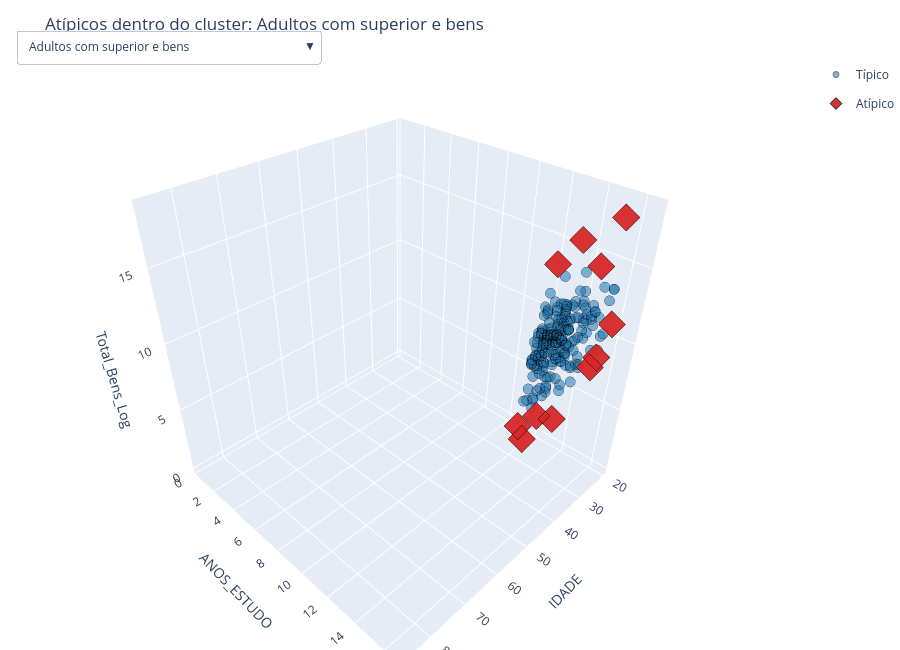

Notebook cell for this chart:
### Markdown cell above
### O mesmo recorte, em 3D — filtrando por cluster

Escolha um dos seis grupos no menu. Os pontos vermelhos foram sinalizados pelo modelo treinado **dentro daquele grupo**. Os eixos ficam fixos entre os grupos para comparar a posição no espaço original. O gráfico é descritivo; o score aparece na lista de cada grupo.

### Code cell
nomes_bisecting_ordenados = list(NOMES_CLUSTER_BISECTING.values())
n_status = len(cores_iso)  # 'Típico' e 'Atípico', mesmas cores do gráfico 3D global

fig3d_cluster = go.Figure()
for idx_cluster, nome in enumerate(nomes_bisecting_ordenados):
    for status, cor in cores_iso.items():
        sub = df_cluster[(df_cluster['cluster'] == nome) & (df_cluster['anomalia_cluster'] == status)]
        fig3d_cluster.add_trace(go.Scatter3d(
            x=sub['IDADE'], y=sub['ANOS_ESTUDO'], z=sub['Total_Bens_Log'],
            mode='markers', name=status,
            marker=dict(
                size=6 if status == 'Típico' else 9,
                color=cor,
                symbol='circle' if status == 'Típico' else 'diamond',
                opacity=0.55 if status == 'Típico' else 0.95,
                line=dict(width=1, color='black'),
            ),
            text=sub['NM_URNA_CANDIDATO'],
            hovertemplate='<b>%{text}</b><br>IDADE=%{x}<br>ANOS_ESTUDO=%{y}<br>Total_Bens_Log=%{z:.2f}<extra></extra>',
            visible=(idx_cluster == 0),       # só o primeiro cluster começa visível
            legendgroup=status,
            showlegend=True,  # só os traços do grupo selecionado ficam visíveis
        ))

# um botão por cluster no menu suspenso — cada um liga só os 2 traços (Típico/Atípico) daquele cluster
botoes_cluster = []
for idx_cluster, nome in enumerate(nomes_bisecting_ordenados):
    visibilidade = [False] * (len(nomes_bisecting_ordenados) * n_status)
    for j in range(n_status):
        visibilidade[idx_cluster * n_status + j] = True
    botoes_cluster.append(dict(
        label=nome, method='update',
        args=[{'visible': visibilidade}, {'title': f'Atípicos dentro do cluster: {nome}'}],
    ))

fig3d_cluster.update_layout(
    scene=dict(
        xaxis_title='IDADE', yaxis_title='ANOS_ESTUDO', zaxis_title='Total_Bens_Log',
        xaxis=dict(range=[df_cluster['IDADE'].min() - 2, df_cluster['IDADE'].max() + 2]),
        yaxis=dict(range=[df_cluster['ANOS_ESTUDO'].min() - 1, df_cluster['ANOS_ESTUDO'].max() + 1]),
        zaxis=dict(range=[df_cluster['Total_Bens_Log'].min() - 0.5, df_cluster['Total_Bens_Log'].max() + 0.5]),
    ),
    updatemenus=[dict(active=0, buttons=botoes_cluster, x=0.02, y=1.05, xanchor='left')],
    title=f'Atípicos dentro do cluster: {nomes_bisecting_ordenados[0]}',
    height=650, margin=dict(l=0, r=0, b=0, t=60),
)
fig3d_cluster.show()

### Figure 1 — Plotly figure (JSON) as saved in the notebook; plotly's stock layout.template omitted (floating-point values rounded to 4 significant figures; data arrays with more than 128 entries replaced by an {"elided": "..."} marker saying what was removed)
{"data": [{"hovertemplate": "<b>%{text}</b><br>IDADE=%{x}<br>ANOS_ESTUDO=%{y}<br>Total_Bens_Log=%{z:.2f}<extra></extra>", "legendgroup": "Típico", "marker": {"color": "#1f77b4", "line": {"color": "black", "width": 1}, "opacity": 0.55, "size": 6, "symbol": "circle"}, "mode": "markers", "name": "Típico", "showlegend": true, "text": {"elided": "192 str values"}, "type": "scatter3d", "visible": true, "x": {"elided": "192 int values"}, "y": {"elided": "192 int values"}, "z": {"elided": "192 float values"}}, {"hovertemplate": "<b>%{text}</b><br>IDADE=%{x}<br>ANOS_ESTUDO=%{y}<br>Total_Bens_Log=%{z:.2f}<extra></extra>", "legendgroup": "Atípico", "marker": {"color": "#d62728", "line": {"color": "black", "width": 1}, "opacity": 0.95, "size": 9, "symbol": "diamond"}, "mode": "markers", "name": "Atípico", "showlegend": true, "text": ["CARLA GEHLEN", "ANA FEROLA", "RENATO RIBEIRO", "JOÃO PEDRO ALMEIDA", "ELIETE PAIXÃO", "FELIPE CECÍLIO", "MAELLA BETHÂNIA", "CARMEM LUCIA", "JAMILLE CARRASCO", "IZALBA DA SAÚDE", "MATEUS QUADROS"], "type": "scatter3d", "visible": true, "x": [47, 40, 47, 32, 51, 26, 29, 41, 23, 53, 27], "y": [16, 16, 16, 16, 16, 16, 16, 16, 16, 16, 16], "z": [8.577, 18.37, 17.8, 16.1, 7.608, 18.28, 9.21, 7.339, 11.39, 8.889, 9.616]}, {"hovertemplate": "<b>%{text}</b><br>IDADE=%{x}<br>ANOS_ESTUDO=%{y}<br>Total_Bens_Log=%{z:.2f}<extra></extra>", "legendgroup": "Típico", "marker": {"color": "#1f77b4", "line": {"color": "black", "width": 1}, "opacity": 0.55, "size": 6, "symbol": "circle"}, "mode": "markers", "name": "Típico", "showlegend": true, "text": {"elided": "174 str values"}, "type": "scatter3d", "visible": false, "x": {"elided": "174 int values"}, "y": {"elided": "174 int values"}, "z": {"elided": "174 float values"}}, {"hovertemplate": "<b>%{text}</b><br>IDADE=%{x}<br>ANOS_ESTUDO=%{y}<br>Total_Bens_Log=%{z:.2f}<extra></extra>", "legendgroup": "Atípico", "marker": {"color": "#d62728", "line": {"color": "black", "width": 1}, "opacity": 0.95, "size": 9, "symbol": "diamond"}, "mode": "markers", "name": "Atípico", "showlegend": true, "text": ["PROF. DÍDIA", "ELIZEU COSTA DO UBER", "RITA BALLOCK", "ROBERTO FREIRE", "MAGDA MOFATTO", "FONTES LUCENA", "PEDRO CANEDO", "NELSON BARBUDO", "VICTÓRIO GALLI", "CARLOS LONGO"], "type": "scatter3d", "visible": false, "x": [60, 53, 70, 84, 77, 60, 77, 66, 65, 58], "y": [16, 13, 13, 16, 13, 13, 16, 13, 16, 13], "z": [6.944, 12.43, 14.6, 12.49, 17.96, 12.3, 9.904, 11.78, 8.153, 15.83]}, {"hovertemplate": "<b>%{text}</b><br>IDADE=%{x}<br>ANOS_ESTUDO=%{y}<br>Total_Bens_Log=%{z:.2f}<extra></extra>", "legendgroup": "Típico", "marker": {"color": "#1f77b4", "line": {"color": "black", "width": 1}, "opacity": 0.55, "size": 6, "symbol": "circle"}, "mode": "markers", "name": "Típico", "showlegend": true, "text": ["ENFERMEIRA KARINE", "ELIANILDO NASCIMENTO", "MARIA CLEUDES", "NEIVA LOPES", "ADILA MARIA", "SARGENTO ELIOMAR", "SUBTENENTE CINTYA", "LETICIA LEAL", "PROFESSOR FRANCELINO", "CORONEL MORENO", "DRA. MARINA NORONHA", "SALVE JORGE", "GORDINHO DA FARMÁCIA", "KLESLEY GARCIA", "SOCORRO MARTINS", "PROFESSORA JULIANA ALVES", "ROGERIO ARAPOANGA", "JEAN VICTOR", "PAULO SA", "RODOLPHO HOTH HOTH", "PASTORA ANA LIMA", "GLAUCIA DO ARRUDA", "LUCAS BRASILEIRO", "CRIS CAIADO", "PROFESSOR ANTHONY COUTO", "JÔ ABREU", "PASTOR ISMAEL LOPES", "ULISSIS LIMA", "FELIPE RODRIGUES", "KARLA VINHAS", "DIEGO COSTA", "MARIANA DE PAULA", "GISELDA DA SAÚDE", "GABRIELLA MACHADO", "JOÃO BATISTA", "SANTANA PIRES", "ROSA GONOLLI", "PHILIPPE ABNER", "ROBERTO GOMES", "LAION", "MARCELO PRADO", "FERNANDA BORGES", "JORDANA FERREIRA", "REGINA CÉLIA", "MAGNO CONSTANTINO", "FERNANDO VIANA", "SARGENTO JOÉLCIO", "RODOLFO VALENTE", "OSMAR LISBOA", "ARIANA FIDELIS", "MÁRCIA FOFA", "ORLANDO ALVES", "ELISEU FRANCISCO", "ANDRE WALKER DA RÁDIO GARAVELO", "MISSIONÁRIA LUIZA", "JOELMA SILVA", "JÚLIO CESAR", "DOM VALDILEY", "JUAREZ EXPLOSÃO", "MÔNICA NASSER", "DRA. FABRICIA SETTE", "DR PAULO DAHER", "FAUSTO ANDRÉ", "NOEL COLETIVO TRABALHISTA", "GAL RODRIGUES", "CABO MENEGATTI", "ALÊ AGRELLA", "IZENILDA SANTOS", "CLAUDIA NÓIA", "CESAR LIMA", "LUCIENE KAYABI", "PÉ NO CHÃO", "JOANA D ARC", "WILER VITORIO", "IRENE LOPES", "ANDREIA SCHWARZ", "NELSON DE FARIA", "DARLAN CARVALHO", "FÁTIMA SOUZA", "PROF. ANISIO GUATÓ", "FÁBIO RODRIGUES", "URIAS ROCHA", "GLEYCIELLI NONATO GUATÓ", "LYA SANTOS", "CLAUDIO", "JURANDIR MACHADO", "NANAH CORDEIRO", "NETO SANTOS", "KELIANA FERNANDES", "PAULO MASSETTI", "RODRIGO CORREA", "TATO SOUZA", "JEFFERSOM MARECCO", "AILTON FIGUEIREDO", "PROFESSORA RÚBIA MARA", "DOMICIO JUNIOR", "CESAR ALVES", "SERGIO FAHED", "MARIA ISABELA SALDANHA", "RAPHAEL CADEIRANTE"], "type": "scatter3d", "visible": false, "x": [38, 59, 53, 50, 57, 55, 48, 38, 43, 54, 45, 45, 53, 40, 41, 43, 54, 36, 40, 52, 56, 51, 37, 47, 43, 70, 35, 43, 38, 41, 36, 41, 45, 36, 38, 54, 50, 37, 67, 39, 53, 36, 39, 71, 36, 46, 50, 48, 53, 42, 63, 59, 64, 55, 58, 50, 71, 55, 54, 54, 46, 53, 33, 57, 51, 35, 53, 59, 50, 60, 52, 55, 43, 39, 50, 45, 57, 39, 58, 60, 35, 66, 39, 47, 46, 55, 58, 42, 48, 38, 43, 47, 41, 58, 48, 60, 49, 64, 53, 54], "y": [16, 16, 16, 16, 16, 16, 16, 16, 16, 16, 16, 16, 16, 16, 16, 16, 11, 16, 16, 16, 13, 16, 16, 16, 16, 16, 16, 16, 16, 16, 16, 13, 13, 16, 16, 11, 16, 16, 16, 16, 16, 16, 16, 16, 16, 16, 16, 13, 11, 16, 11, 13, 11, 11, 13, 16, 16, 16, 11, 13, 16, 16, 16, 11, 16, 16, 16, 11, 13, 16, 13, 11, 16, 13, 16, 16, 11, 16, 16, 16, 16, 16, 16, 16, 13, 16, 11, 13, 13, 16, 16, 13, 16, 11, 16, 16, 16, 16, 16, 16], "z": [0.0, 0.0, 0.0, 0.0, 0.0, 0.0, 0.0, 0.0, 0.0, 0.0, 0.0, 0.0, 0.0, 0.0, 0.0, 0.0, 0.0, 0.0, 0.0, 0.0, 0.0, 0.0, 0.0, 0.0, 0.0, 0.0, 0.0, 0.0, 0.0, 0.0, 0.0, 0.0, 0.0, 0.0, 0.0, 0.0, 0.0, 0.0, 0.0, 0.0, 0.0, 0.0, 0.0, 0.0, 0.0, 0.0, 0.0, 0.0, 0.0, 0.0, 0.0, 0.0, 0.0, 0.0, 0.0, 0.0, 0.0, 0.0, 0.0, 0.0, 0.0, 0.0, 0.0, 0.0, 0.0, 0.0, 0.0, 0.0, 0.0, 0.0, 0.0, 0.0, 0.0, 0.0, 0.0, 0.0, 0.0, 0.0, 0.0, 0.0, 0.0, 0.0, 0.0, 0.0, 0.0, 0.0, 0.0, 0.0, 0.0, 0.0, 0.0, 0.0, 0.0, 0.0, 0.0, 0.0, 0.0, 0.0, 0.0, 0.0]}, {"hovertemplate": "<b>%{text}</b><br>IDADE=%{x}<br>ANOS_ESTUDO=%{y}<br>Total_Bens_Log=%{z:.2f}<extra></extra>", "legendgroup": "Atípico", "marker": {"color": "#d62728", "line": {"color": "black", "width": 1}, "opacity": 0.95, "size": 9, "symbol": "diamond"}, "mode": "markers", "name": "Atípico", "showlegend": true, "text": ["GERALDO NAVES O BARRA PESADA", "LEONARDO LANDOVOIGT", "SABRINA FERCO", "JAIR DO POVO", "PASTOR JERONIMO GOMES", "MAURICIO PICARELLI"], "type": "scatter3d", "visible": false, "x": [75, 24, 26, 71, 78, 79], "y": [13, 16, 16, 11, 9, 16], "z": [0.0, 0.0, 0.0, 0.0, 0.0, 0.0]}, {"hovertemplate": "<b>%{text}</b><br>IDADE=%{x}<br>ANOS_ESTUDO=%{y}<br>Total_Bens_Log=%{z:.2f}<extra></extra>", "legendgroup": "Típico", "marker": {"color": "#1f77b4", "line": {"color": "black", "width": 1}, "opacity": 0.55, "size": 6, "symbol": "circle"}, "mode": "markers", "name": "Típico", "showlegend": true, "text": ["GERCIANE", "PABLO VALENTE", "MAX FERRAMENTAS", "ESTER CARVALHO", "LIZA LOPES", "MILENA SOUSA", "SERRALHEIRO RONO PINHEIRO", "RAPOSÃO DS", "ALVARO MOZINI", "CAMILA CORRÊA", "RICHARD BANHARA", "STEPHANIE ALVES", "LAIRA INÁCIO", "C.J. GTA", "SANCHEZ", "CARLOS VINÍCIUS", "JOSY FERRARI", "ELAINE DA FLAGYN", "GABRIELA RODART", "LUCIANA DA CULINÁRIA", "CARLOS MARANHÃO", "DENISE SANTOS", "FAGNER SKY", "MANU PÁDUA", "SANDRA AZEVEDO", "JOÃO NOLETO", "ANASTÁCIA ALMEIDA", "ROBERTO JUNIOR (RAVENGAAR)", "ANDER ALVES", "MÔNICA DE PAULA", "GUILHERME KHALIL", "ADÍLIA RORIZ", "PAPACAPIM", "ELISANGELA ARAUJO", "SULAMITA SANTOS", "MARIA VERÔNICA", "ANNA CLAUDIA DIAS", "CEPITA", "SÉRGIO BRAVO JR", "RUBINHO DO POVÃO", "PATRICIA DA MOTA", "JESSICA KAROLINE", "ADRIANO DA CASA DE APOIO", "CARLOS BRASIL", "TELVES CUNHA", "CARLOS BRANDAO", "IRMÃO RALFF ALERTA TOTAL", "JOÃO DADALTE", "MAURICIO COMUNICATIVO LESTE", "EMILY ELOÁ", "PASTORA GIZELLE TELES", "EDIVANIA SILVA", "MAGNA MOTA", "A CAREQUINHA", "JÚLIA GALDINO", "MURILO MARTINS", "BERNARDO SABE", "MÃE KAKÁ GARCIA DO PSOL", "ADRIANA LIARIO", "YSANI", "BISPO JEFFERSON OLIVEIRA", "CABO LUÍS ROBERTO", "VANDA", "NATANAEL PEREIRA", "JECIMAR FERREIRA", "DAIARA ROCHO", "LAHUANNY OLIVEIRA", "MILENA FERNANDES", "EDNA PAIXÃO", "CAROL AJALA", "VITINHO", "LUCAS VENDITE", "KELLYANNE CORREA", "WESLEY DIAS", "CHARLES GAMA", "BRUNA RIQUELME", "RHAUANE FARIA", "LUCIANA MENDONÇA", "ELEANDRA PACHUKI", "ROSANGELA BENITES", "RAMÃO LOPES", "LUIZ MATCHUA", "JURACI DA AROEIRA", "DEYVID PESSUTI", "JOÃO VITOR NUNES"], "type": "scatter3d", "visible": false, "x": [36, 40, 37, 22, 42, 27, 51, 32, 25, 27, 31, 25, 34, 33, 36, 25, 35, 44, 30, 49, 46, 54, 42, 24, 47, 25, 34, 24, 24, 28, 25, 33, 52, 47, 29, 30, 28, 43, 30, 54, 52, 34, 52, 49, 49, 43, 45, 44, 49, 23, 31, 26, 49, 31, 28, 23, 21, 45, 41, 36, 38, 34, 65, 30, 36, 36, 39, 22, 49, 29, 23, 22, 23, 40, 37, 40, 34, 41, 51, 29, 62, 42, 59, 21, 26], "y": [13, 11, 9, 9, 11, 13, 4, 11, 13, 13, 11, 9, 13, 11, 11, 4, 13, 11, 11, 11, 1, 4, 11, 13, 9, 13, 13, 11, 13, 11, 9, 13, 4, 11, 11, 13, 11, 11, 13, 8, 11, 11, 8, 8, 9, 4, 4, 9, 11, 13, 11, 11, 9, 13, 11, 13, 13, 4, 11, 11, 8, 11, 4, 4, 4, 11, 11, 11, 9, 8, 13, 13, 11, 11, 11, 11, 11, 11, 8, 9, 4, 11, 4, 11, 11], "z": [0.0, 0.0, 0.0, 0.0, 0.0, 0.0, 0.0, 0.0, 0.0, 0.0, 0.0, 0.0, 0.0, 0.0, 0.0, 0.0, 0.0, 0.0, 0.0, 0.0, 0.0, 0.0, 0.0, 0.0, 0.0, 0.0, 0.0, 0.0, 0.0, 0.0, 0.0, 0.0, 0.0, 0.0, 0.0, 0.0, 0.0, 0.0, 0.0, 0.0, 0.0, 0.0, 0.0, 0.0, 0.0, 0.0, 0.0, 0.0, 0.0, 0.0, 0.0, 0.0, 0.0, 0.0, 0.0, 0.0, 0.0, 0.0, 0.0, 0.0, 0.0, 0.0, 0.0, 0.0, 0.0, 0.0, 0.0, 0.0, 0.0, 0.0, 0.0, 0.0, 0.0, 0.0, 0.0, 0.0, 0.0, 0.0, 0.0, 0.0, 0.0, 0.0, 0.0, 0.0, 0.0]}, {"hovertemplate": "<b>%{text}</b><br>IDADE=%{x}<br>ANOS_ESTUDO=%{y}<br>Total_Bens_Log=%{z:.2f}<extra></extra>", "legendgroup": "Atípico", "marker": {"color": "#d62728", "line": {"color": "black", "width": 1}, "opacity": 0.95, "size": 9, "symbol": "diamond"}, "mode": "markers", "name": "Atípico", "showlegend": true, "text": ["DURVAL", "MILENA DO MLB", "BARBARA BOMBOM", "PASTOR JUAREZ DA SAÚDE", "LUSIMAR DA CANAÃ"], "type": "scatter3d", "visible": false, "x": [26, 26, 34, 67, 47], "y": [11, 11, 1, 8, 1], "z": [7.111, 7.248, 0.0, 0.0, 0.0]}, {"hovertemplate": "<b>%{text}</b><br>IDADE=%{x}<br>ANOS_ESTUDO=%{y}<br>Total_Bens_Log=%{z:.2f}<extra></extra>", "legendgroup": "Típico", "marker": {"color": "#1f77b4", "line": {"color": "black", "width": 1}, "opacity": 0.55, "size": 6, "symbol": "circle"}, "mode": "markers", "name": "Típico", "showlegend": true, "text": ["WESLEY AMARAL", "CAROL RIBEIRO", "IVONE LOPES", "LEONARDO BEAR", "EDILSON PARDALS", "ADRIANO ANIMAL", "WENDER", "GARCIA LOCUTOR", "VICTOR RATTES", "LEO MACHADO VERDADE", "VANESSA FARIAS", "CLAUDIA TRAJANO", "FLAVIANE SANTOS", "VALÉRIO LUIZ", "LUCAS BRÁS", "JHONE SANTOS", "OZEIAS SOARES", "ALINE LIMA", "MAYKEL CARVALHO", "LUCÉLIA RODRIGUES", "RAPHAEL BARRA", "FRED RODRIGUES", "MAYCON TOMBINI", "SANDRO PEDROSO", "LORRAYNE CASTRO", "XAVIER", "VICTOR VERDE", "THAÍS CASTRO", "DAMIÃO DA MORADIA", "LO FERREIRA", "JEFERSON RODRIGUES", "FLÁVIA DO MAGUITO", "DANIELLE NAVA", "KELLY FERA", "FERNANDO CAOBRADOR", "WILLIARD PONTES", "LETICIA DA LUZ", "TALITA LEMKE", "BAIANO DO PICOLÉ", "CATALÃO-ZIM", "LIS MARQUES", "SARGENTO WIVIANE", "SAMUEL DA RAÇÃO", "THIAGO BOAVA HEY ROY", "PASTOR MARCOS RITELA", "CLÉBIO MOTORISTA", "LÉO RONDON", "NATALI LIMA", "RONARIO NUNES", "TOTÓ DA SAÚDE", "RODRIGO GUILHERME", "CRISTIANO CORRETOR", "CRISTIANO SILVA", "RODRIGO SANT`ANA", "FRAN MEGA HAIR", "FERNANDO JAPIDINHO", "WENDER MADUREIRA FILHO", "ALINE FELIX", "ACACIO AMBROSINI", "MAICON PEREIRA", "LUCIANO RODRIGUES", "ALEX FRAGA", "MANINHO", "RICARDINHO FÁVARO", "THALITA", "WELLISON MUCHIUTTI", "SARGENTO BRUNÃO", "TUTY TUTY", "LUIZ PEREIRA", "SOPHIA SANTANA", "CRIS ROSA"], "type": "scatter3d", "visible": false, "x": [41, 38, 49, 44, 50, 39, 24, 48, 24, 47, 33, 39, 43, 38, 34, 33, 38, 26, 43, 30, 36, 41, 38, 42, 43, 51, 32, 49, 43, 28, 51, 44, 47, 39, 52, 47, 44, 42, 44, 45, 47, 48, 38, 44, 49, 45, 29, 26, 43, 49, 33, 44, 48, 40, 36, 38, 39, 43, 47, 34, 43, 29, 41, 42, 33, 38, 48, 44, 31, 25, 49], "y": [11, 13, 11, 11, 11, 11, 13, 8, 13, 9, 13, 11, 13, 13, 11, 9, 13, 13, 9, 9, 13, 13, 11, 9, 11, 11, 11, 9, 11, 9, 13, 13, 13, 11, 11, 13, 9, 11, 13, 11, 11, 13, 11, 13, 11, 11, 11, 13, 11, 11, 11, 11, 11, 13, 11, 13, 13, 11, 11, 11, 11, 11, 11, 11, 11, 13, 13, 11, 13, 11, 13], "z": [13.02, 9.852, 12.58, 13.24, 9.904, 11.68, 9.105, 12.61, 12.11, 14.15, 15.32, 11.51, 11.78, 11.16, 9.616, 10.86, 10.37, 11.51, 13.88, 13.46, 15.66, 13.08, 16.34, 11.26, 13.77, 12.93, 11.16, 12.21, 10.2, 9.616, 13.47, 18.46, 12.1, 10.71, 12.64, 11.85, 13.51, 13.9, 13.08, 12.79, 9.105, 10.31, 11.7, 13.61, 14.15, 12.95, 11.99, 12.32, 13.37, 11.51, 13.33, 8.007, 12.89, 11.23, 11.35, 15.65, 11.47, 14.42, 13.12, 14.55, 13.24, 12.11, 8.854, 11.59, 10.6, 13.34, 12.1, 12.14, 9.904, 13.97, 12.29]}, {"hovertemplate": "<b>%{text}</b><br>IDADE=%{x}<br>ANOS_ESTUDO=%{y}<br>Total_Bens_Log=%{z:.2f}<extra></extra>", "legendgroup": "Atípico", "marker": {"color": "#d62728", "line": {"color": "black", "width": 1}, "opacity": 0.95, "size": 9, "symbol": "diamond"}, "mode": "markers", "name": "Atípico", "showlegend": true, "text": ["ADRIANO AMARAL", "EDMOTOS", "FABRÍCIO DA 44", "ISA MARCONDES"], "type": "scatter3d", "visible": false, "x": [29, 41, 50, 48], "y": [13, 4, 8, 4], "z": [18.02, 11.51, 15.82, 12.53]}, {"hovertemplate": "<b>%{text}</b><br>IDADE=%{x}<br>ANOS_ESTUDO=%{y}<br>Total_Bens_Log=%{z:.2f}<extra></extra>", "legendgroup": "Típico", "marker": {"color": "#1f77b4", "line": {"color": "black", "width": 1}, "opacity": 0.55, "size": 6, "symbol": "circle"}, "mode": "markers", "name": "Típico", "showlegend": true, "text": ["GILSON AMORIM", "SILVA FOTOGRAFO - O CORNO", "JOEL MATOS DEFENSOR AMBIENTAL", "MARIA AMÉLIA", "SAMUEL SANTOS", "CATARINO SILVA", "MÃE ISABEL DE OXUM", "JOÃOZINHO GUIMARÃES", "ADRIANO DO BALDY", "PASTOR CAMIONEIRO", "BETINHA DA LARANJA", "DANIEL AGROBOM", "PAULO MARTINEZ", "BILL GUERRA MOCHILINK", "MORAES DA LANCHONETE", "CARLIN DA OFICINA", "NEIDE ALVES", "GILBERTO MELLO", "FERNANDO GORGEN", "NERI GELLER", "CARLOS MENEGATTI", "ELINEI MACIEL", "BOLSONARO DA SHOPEE", "CHICO CURVO", "MILTÃO", "JUAREZ COSTA", "ANGELO MARCON", "TENENTE PORTELA", "SANDRO AZAMBUJA", "JARDELINO BAHIA", "JUVENAL FERREIRA", "ZÉ LOPES"], "type": "scatter3d", "visible": false, "x": [53, 65, 54, 57, 55, 59, 56, 63, 57, 61, 64, 58, 56, 54, 62, 61, 61, 54, 59, 57, 53, 62, 58, 63, 66, 66, 66, 65, 61, 56, 63, 67], "y": [11, 4, 11, 11, 11, 11, 11, 11, 11, 11, 11, 9, 11, 8, 11, 9, 4, 11, 11, 8, 11, 8, 11, 9, 11, 9, 11, 11, 11, 4, 8, 11], "z": [15.23, 10.82, 12.89, 15.08, 13.99, 12.61, 10.31, 13.38, 15.11, 11.88, 12.61, 17.02, 12.43, 13.55, 12.9, 13.02, 13.46, 10.31, 16.72, 16.03, 13.79, 11.61, 13.2, 11.92, 14.73, 14.47, 14.9, 10.93, 15.83, 12.49, 9.616, 10.31]}, {"hovertemplate": "<b>%{text}</b><br>IDADE=%{x}<br>ANOS_ESTUDO=%{y}<br>Total_Bens_Log=%{z:.2f}<extra></extra>", "legendgroup": "Atípico", "marker": {"color": "#d62728", "line": {"color": "black", "width": 1}, "opacity": 0.95, "size": 9, "symbol": "diamond"}, "mode": "markers", "name": "Atípico", "showlegend": true, "text": ["ADAIR HENRIQUES VOVÔ DO JEEP", "CHICO SÁ"], "type": "scatter3d", "visible": false, "x": [85, 86], "y": [8, 4], "z": [17.04, 11.92]}], "layout": {"height": 650, "margin": {"b": 0, "l": 0, "r": 0, "t": 60}, "scene": {"xaxis": {"range": [19, 88], "title": {"text": "IDADE"}}, "yaxis": {"range": [0, 17], "title": {"text": "ANOS_ESTUDO"}}, "zaxis": {"range": [-0.5, 18.96], "title": {"text": "Total_Bens_Log"}}}, "title": {"text": "Atípicos dentro do cluster: Adultos com superior e bens"}, "updatemenus": [{"active": 0, "buttons": [{"args": [{"visible": [true, true, false, false, false, false, false, false, false, false, false, false]}, {"title": "Atípicos dentro do cluster: Adultos com superior e bens"}], "label": "Adultos com superior e bens", "method": "update"}, {"args": [{"visible": [false, false, true, true, false, false, false, false, false, false, false, false]}, {"title": "Atípicos dentro do cluster: Mais velhos com superior e bens"}], "label": "Mais velhos com superior e bens", "method": "update"}, {"args": [{"visible": [false, false, false, false, true, true, false, false, false, false, false, false]}, {"title": "Atípicos dentro do cluster: Alta escolaridade sem bens declarados"}], "label": "Alta escolaridade sem bens declarados", "method": "update"}, {"args": [{"visible": [false, false, false, false, false, false, true, true, false, false, false, false]}, {"title": "Atípicos dentro do cluster: Jovens com menor escolaridade e poucos bens"}], "label": "Jovens com menor escolaridade e poucos bens", "method": "update"}, {"args": [{"visible": [false, false, false, false, false, false, false, false, true, true, false, false]}, {"title": "Atípicos dentro do cluster: Adultos com escolaridade intermediária e bens"}], "label": "Adultos com escolaridade intermediária e bens", "method": "update"}, {"args": [{"visible": [false, false, false, false, false, false, false, false, false, false, true, true]}, {"title": "Atípicos dentro do cluster: Mais velhos com menor escolaridade e bens"}], "label": "Mais velhos com menor escolaridade e bens", "method": "update"}], "x": 0.02, "xanchor": "left", "y": 1.05}]}}
